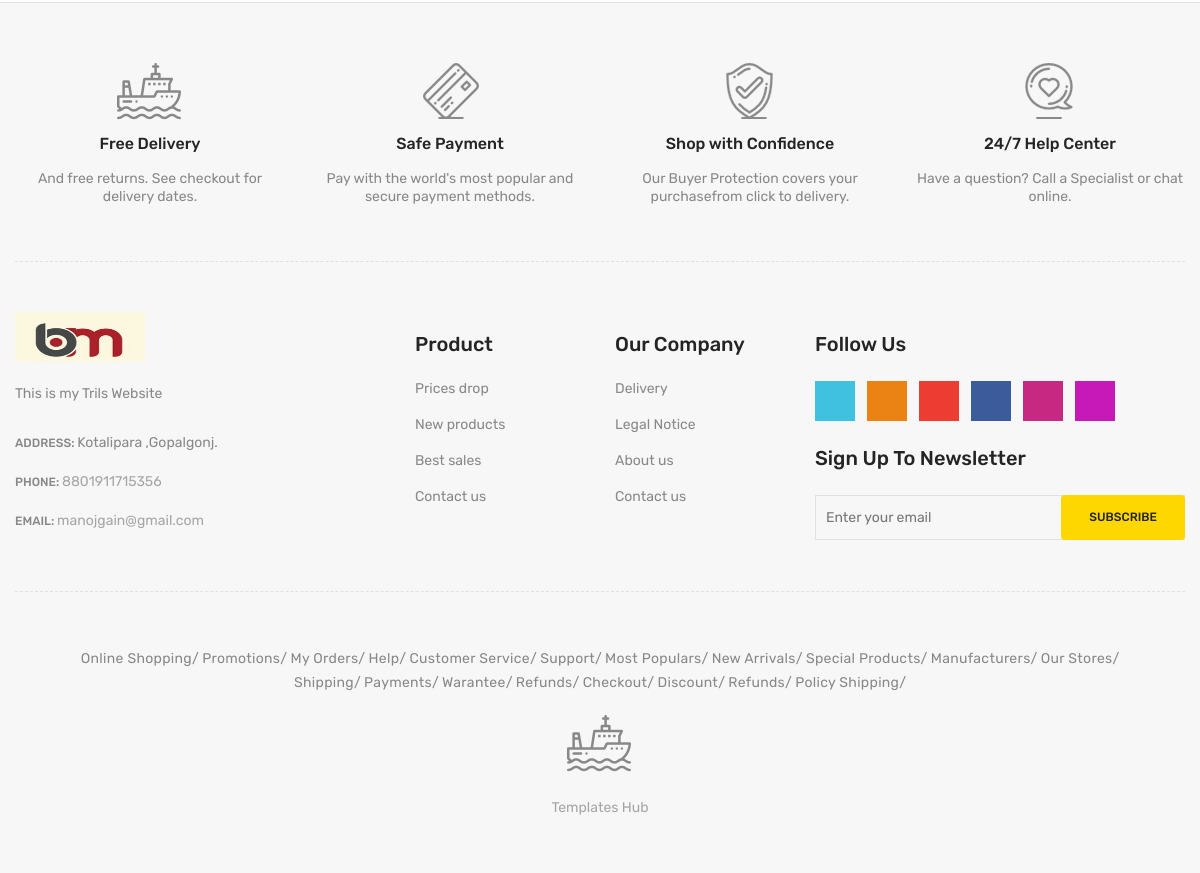
The page /product/18/atest-smart-drown/ (lower part) on the database as committed earlier.
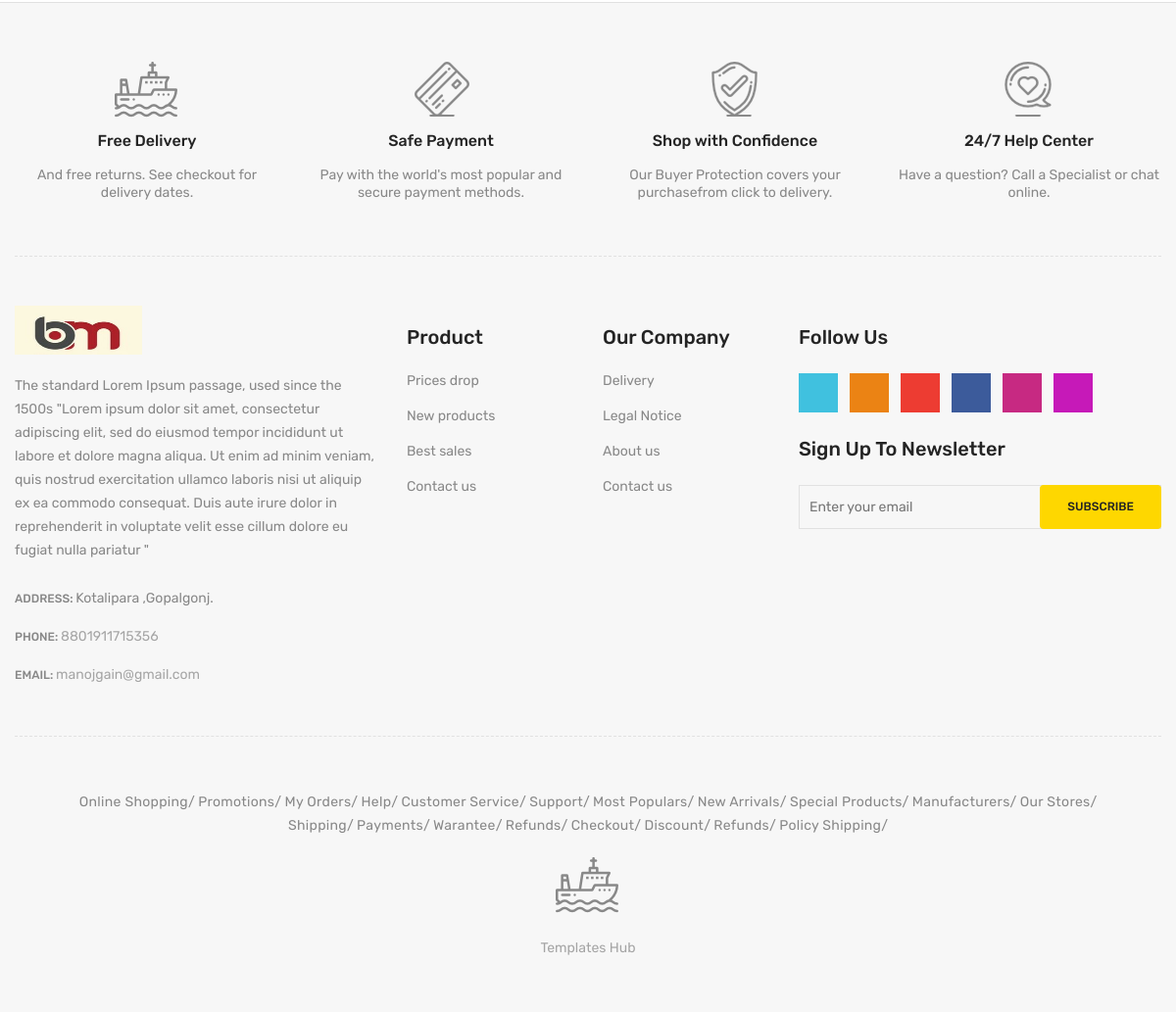
The same page on the database as committed later.
### ecomapp/models.py (models this page shows, shortened)
class Setting(models.Model):
    status = (
        ('True', 'True'),
        ('False', 'False'),
    )
    title = models.CharField(max_length=200)
    keyword = models.CharField(max_length=200)
    description = models.TextField()
    address = models.CharField(max_length=200)
    phone = models.IntegerField()
    fax = models.CharField(max_length=50, blank=True)
    email = models.EmailField(max_length=50, blank=True, null=True)
    smptserver = models.CharField(max_length=200)
    smptemail = models.EmailField(max_length=50, blank=True, null=True)
    smptepassword = models.CharField(max_length=50, blank=True)
    smptport = models.CharField(max_length=200, blank=True)
    icon = models.ImageField(blank=True, null=True, upload_to='icon/')
    facebook = models.CharField(max_length=100, blank=True)
    instagram = models.CharField(max_length=100, blank=True)
    address = models.TextField()
    contact = models.TextField()
    reference = models.TextField()
    status = models.CharField(max_length=50, choices=status)
    created_at = models.DateTimeField(auto_now_add=True)
    updated_at = models.DateTimeField(auto_now_add=True)

### ecomapp/views.py (the view)
# urls.py: path('product/<int:id>/<slug:slug>/', category_product, name='category_product'),
def category_product(request,id,slug):
    category = Category.objects.all()
    setting = Setting.objects.get(id=1)
    sliding = Product.objects.all().order_by('id')[:2]
    product_cat = Product.objects.filter(category_id=id)
    context={
        'category':category,
        'setting': setting,
        'product_cat': product_cat,
        'sliding': sliding,
    }
    return render(request,'category_product.html',context)

### product/models.py (called while the page is built)
    def ImageUrl(self):
        if self.image:
            return self.image.url
        else:
            return ""

### ecomapp/templates/category_product.html (shortened to what this page needs)
{% extends "index.html" %}
{% load static %}
{% block header %}
{% include "header.html" %}
{% endblock header %}
{% block footer %}
{% include "footer.html" %}
{% endblock footer %}

### ecomapp/templates/footer.html (shortened to what the changed rows need)
{% load static %}
<div class="footer">
    <div class="footer-static-top">
        <div class="container">
            <div class="footer-shipping pt-60 pb-55 pb-xs-25">
                <div class="row">
                    <div class="col-lg-3 col-md-6 col-sm-6 pb-sm-55 pb-xs-55">
                        <div class="li-shipping-inner-box">
                            <div class="shipping-text">
                                <h2>Free Delivery</h2>
                            </div>
                        </div>
                    </div>
                    <div class="col-lg-3 col-md-6 col-sm-6 pb-sm-55 pb-xs-55">
                        <div class="li-shipping-inner-box">
                            <div class="shipping-text">
                                <h2>Safe Payment</h2>
                            </div>
                        </div>
                    </div>
                    <div class="col-lg-3 col-md-6 col-sm-6 pb-xs-30">
                        <div class="li-shipping-inner-box">
                            <div class="shipping-text">
                                <h2>Shop with Confidence</h2>
                            </div>
                        </div>
                    </div>
                    <div class="col-lg-3 col-md-6 col-sm-6 pb-xs-30">
                        <div class="li-shipping-inner-box">
                            <div class="shipping-text">
                                <h2>24/7 Help Center</h2>
                            </div>
                        </div>
                    </div>
                </div>
            </div>
        </div>
    </div>
    <div class="footer-static-middle">
        <div class="container">
            <div class="footer-logo-wrap pt-50 pb-35">
                <div class="row">
                    <div class="col-lg-4 col-md-6">
                        <div class="footer-logo">
                            <img style="height:50px; width:130px" src="{{setting.icon.url}}" alt="">
                            <p class="info">
                                {{setting.description}}
                            </p>
                        </div>
                        <ul class="des">
                            <li>
                                <span>Address: </span>
                               {{setting.address}}
                            </li>
                            <li>
                                <span>Phone: </span>
                                <a href="#">{{setting.phone}}</a>
                            </li>
                            <li>
                                <span>Email: </span>
                                <a href="mailto://info@yourdomain.com">{{setting.email}}</a>
                            </li>
                        </ul>
                    </div>
                </div>
            </div>
        </div>
    </div>
</div>

Rows that differ between the two databases and show on the page:
changed Setting "Kotalipara ,Gopalgonj.": description "This is my Trils Website" → "The standard Lorem Ipsum passage, used since the 1500s \"Lorem ipsum dolor sit amet, consectetur adipiscing elit, sed do eiusmod tempor incididunt ut labore et dolore magna aliqua. Ut enim ad minim veniam, quis nostrud exercitation ullamco laboris nisi ut aliquip ex ea commodo consequat. Duis aute irure dolor in reprehenderit in voluptate velit esse cillum dolore eu fugiat nulla pariatur \""
